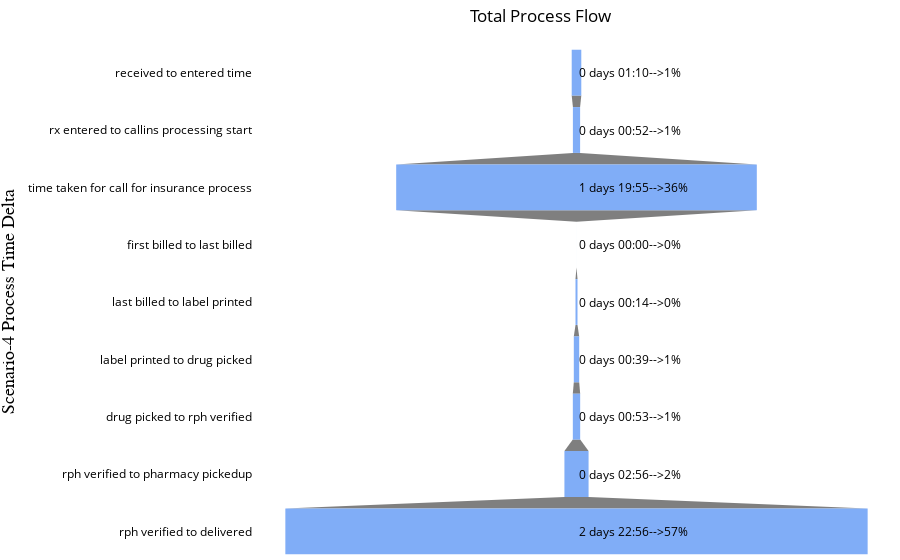

The code cell stored with this chart in its notebook:
### Code cell
row_wise_percent_df = scenario_4_df_time[scenario_4_df_time.columns[:-1]]

row_wise_percent_df = row_wise_percent_df.div(row_wise_percent_df.sum(axis=1), axis=0).round(2)
# print(row_wise_percent_df)
try:
    row_wise_percent_df = row_wise_percent_df.multiply(100).astype(int)
except:
    pass

scenario_4_df_time_object = scenario_4_df_time.copy()

for i in scenario_4_df_time_object.columns:
    scenario_4_df_time_object[i] = scenario_4_df_time_object[i].astype(str)
    
for idx, val in enumerate(row_wise_percent_df.index):
    values_to_be_used = scenario_4_df_time.values.tolist()[idx]
    variable_names = scenario_4_df_time.columns
    #variable_names = [x[14:] for x in variable_names]

    annotation_names = scenario_4_df_time_object.values.tolist()[idx]
    annotation_names = [x[:-3] for x in annotation_names]


    per_annot = row_wise_percent_df.values.tolist()[idx]

    fig = make_subplots()

    fig.add_trace(
        go.Funnel(
        y = variable_names[:-1],
        x = values_to_be_used[:-1],
        textposition='none',
            marker = {"color": [blue_color, blue_color, blue_color, blue_color, blue_color,\
                           blue_color, blue_color, blue_color,blue_color, blue_color, blue_color]}))


    for i,y,k in zip(variable_names[:-1],annotation_names[:-1],per_annot):
        fig.add_annotation(y=i,xanchor='left',
                    text=y+'-->'+str(k)+'%',align='right',showarrow=False)

    fig.update_layout(margin={"r":0,"t":44,"l":0,"b":0},paper_bgcolor='rgb(455,455,455)',plot_bgcolor='rgba(0,0,0,0)',
                      title={'text':str(val)+' Process Flow','xanchor': 'center','x':0.6
    },font=dict(color='black'),

    xaxis=dict(
        title='x Axis',
        titlefont=dict(
            family='Arial',
            size=18,
            color='Black'
        )
    ),
    yaxis=dict(
        title='Scenario-4 Process Time Delta',
        titlefont=dict(
            family='Arial',
            size=18,
            color='black'
        )
    ))


    fig.write_image(output_distribution_sce_4+str(val)+"_overall.png") #pip install -U kaleido & restart jupyter


fig.show()

### Figure 1 — Plotly figure (JSON) as saved in the notebook; plotly's stock layout.template omitted (floating-point values rounded to 4 significant figures)
{"data": [{"marker": {"color": ["#80ADF7", "#80ADF7", "#80ADF7", "#80ADF7", "#80ADF7", "#80ADF7", "#80ADF7", "#80ADF7", "#80ADF7", "#80ADF7", "#80ADF7"]}, "textposition": "none", "type": "funnel", "x": [4208000000000, 3165000000000, 158158000000000, 10000000000, 874000000000, 2367000000000, 3225000000000, 10600000000000, 255376000000000], "y": ["received to entered time", "rx entered to callins processing start", "time taken for call for insurance process", "first billed to last billed", "last billed to label printed", "label printed to drug picked", "drug picked to rph verified", "rph verified to pharmacy pickedup", "rph verified to delivered"]}], "layout": {"annotations": [{"align": "right", "showarrow": false, "text": "0 days 01:10-->1%", "xanchor": "left", "y": "received to entered time"}, {"align": "right", "showarrow": false, "text": "0 days 00:52-->1%", "xanchor": "left", "y": "rx entered to callins processing start"}, {"align": "right", "showarrow": false, "text": "1 days 19:55-->36%", "xanchor": "left", "y": "time taken for call for insurance process"}, {"align": "right", "showarrow": false, "text": "0 days 00:00-->0%", "xanchor": "left", "y": "first billed to last billed"}, {"align": "right", "showarrow": false, "text": "0 days 00:14-->0%", "xanchor": "left", "y": "last billed to label printed"}, {"align": "right", "showarrow": false, "text": "0 days 00:39-->1%", "xanchor": "left", "y": "label printed to drug picked"}, {"align": "right", "showarrow": false, "text": "0 days 00:53-->1%", "xanchor": "left", "y": "drug picked to rph verified"}, {"align": "right", "showarrow": false, "text": "0 days 02:56-->2%", "xanchor": "left", "y": "rph verified to pharmacy pickedup"}, {"align": "right", "showarrow": false, "text": "2 days 22:56-->57%", "xanchor": "left", "y": "rph verified to delivered"}], "font": {"color": "black"}, "margin": {"b": 0, "l": 0, "r": 0, "t": 44}, "paper_bgcolor": "rgb(455,455,455)", "plot_bgcolor": "rgba(0,0,0,0)", "title": {"text": "Total Process Flow", "x": 0.6, "xanchor": "center"}, "xaxis": {"anchor": "y", "domain": [0, 1], "title": {"font": {"color": "Black", "family": "Arial", "size": 18}, "text": "x Axis"}}, "yaxis": {"anchor": "x", "domain": [0, 1], "title": {"font": {"color": "black", "family": "Arial", "size": 18}, "text": "Scenario-4 Process Time Delta"}}}}
